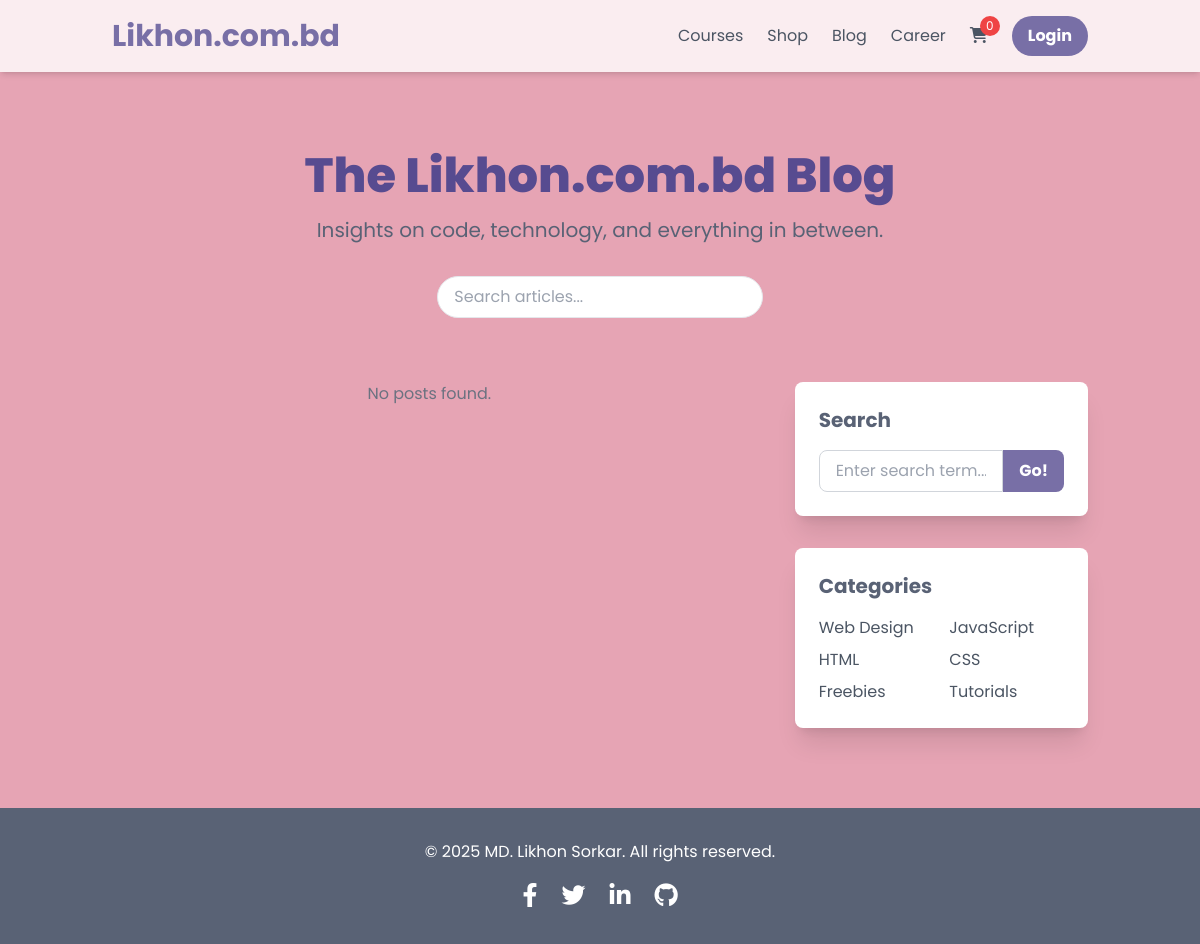
/blog/, run on an earlier commit of the app's database.
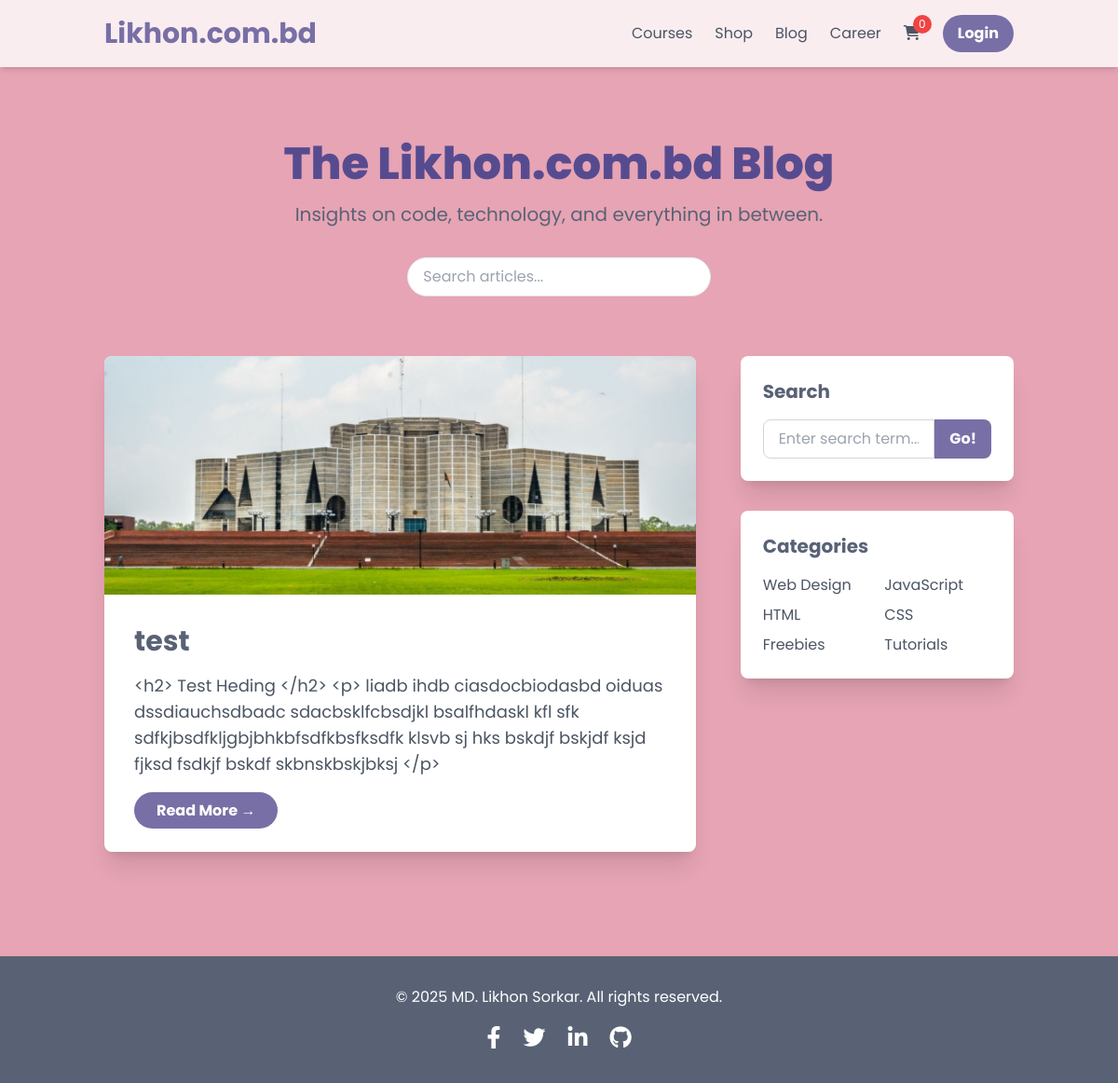
And on a later commit of the database.
### blog/models.py (models this page shows, shortened)
class Post(models.Model):
    title = models.CharField(max_length=200)
    slug = models.SlugField(unique=True, max_length=200, blank=True)
    content = models.TextField()
    author = models.ForeignKey(User, on_delete=models.CASCADE)
    featured_image = models.ImageField(upload_to='post_images/', blank=True, null=True)
    tags = models.ManyToManyField(Tag, blank=True)
    created_at = models.DateTimeField(auto_now_add=True)
    updated_at = models.DateTimeField(auto_now=True)

### blog/views.py (the view)
# urls.py: path('', blog_list, name='blog'),
def blog_list(request):
    query = request.GET.get('q')
    if query:
        posts = Post.objects.filter(Q(title__icontains=query) | Q(content__icontains=query)).order_by('-created_at')
    else:
        posts = Post.objects.all().order_by('-created_at')
    return render(request, 'blog/index.html', {'posts': posts})

### blog/templates/blog/index.html (shortened to what this page needs)
{% include "header.html" %}
<main class="py-20">
    <div class="container mx-auto px-6">
        <div class="text-center mb-16">
            <h1 class="text-5xl font-extrabold text-purple-corallite">The Likhon.com.bd Blog</h1>
            <p class="text-xl text-pencil-lead mt-4">Insights on code, technology, and everything in between.</p>
            <div class="mt-8">
                <form action="{% url 'blog' %}" method="get">
                    <input type="text" name="q" placeholder="Search articles..." class="w-full md:w-1/2 lg:w-1/3 px-4 py-2 border rounded-full text-gray-700 focus:outline-none focus:ring-2 focus:ring-purple-corallite">
                </form>
            </div>
        </div>
        <div class="grid grid-cols-1 lg:grid-cols-3 gap-12">
            <div class="lg:col-span-2">
                {% if posts %}
                    {% with posts|first as featured_post %}
                    <div class="bg-white rounded-lg shadow-xl overflow-hidden mb-8">
                        {% if featured_post.featured_image %}
                        <img src="{{ featured_post.featured_image.url }}" class="w-full h-64 object-cover" alt="{{ featured_post.title }}">
                        {% endif %}
                        <div class="p-8">
                            <h2 class="text-3xl font-bold text-pencil-lead mb-4">{{ featured_post.title }}</h2>
                            <p class="text-lg text-gray-600 mb-6">{{ featured_post.content|truncatewords:30 }}</p>
                            <a href="{% url 'blog_detail' featured_post.slug %}" class="bg-purple-mountain-majesty hover:bg-purple-corallite text-white font-bold py-2 px-6 rounded-full transition duration-300">Read More &rarr;</a>
                        </div>
                    </div>
                    {% endwith %}
                {% else %}
                    <p class="text-center text-gray-500">No posts found.</p>
                {% endif %}
            </div>
            {% include "blog/sidebar.html" %}
        </div>
    </div>
</main>
{% include "footer.html" %}

### core/templates/header.html (shortened to what this page needs)
{% load static %}
<!DOCTYPE html>
<html lang="en" class="scroll-smooth">
<head>
    <script src="https://cdn.tailwindcss.com"></script>
    <link rel="stylesheet" href="https://cdnjs.cloudflare.com/ajax/libs/font-awesome/6.1.1/css/all.min.css">
    <link href="https://unpkg.com/aos@2.3.1/dist/aos.css" rel="stylesheet">
</head>
<body class="bg-porcelain-rose text-pencil-lead">
<header class="bg-white/80 backdrop-blur-md shadow-md sticky top-0 z-50">
    <nav class="container mx-auto px-6 py-4 flex justify-between items-center">
        <a class="text-3xl font-bold text-purple-mountain-majesty" href="{% url 'homepage' %}">Likhon.com.bd</a>
        {% if user.is_authenticated %}
        <div id="auth-menu" class="hidden lg:flex items-center space-x-6">
            <a href="{% url 'author_dash' %}" class="text-gray-600 hover:text-purple-mountain-majesty transition">Dashboard</a>
            <a href="{% url 'working' %}" class="text-gray-600 hover:text-purple-mountain-majesty transition">Profile</a>
            <a href="{% url 'blog' %}" class="text-gray-600 hover:text-purple-mountain-majesty transition">Blog</a>
            <a href="{% url 'career' %}" class="text-gray-600 hover:text-purple-mountain-majesty transition">Career</a>
            <a href="{% url 'logout' %}" class="bg-red-500 hover:bg-red-600 text-white font-bold py-2 px-4 rounded-full transition duration-300">Logout</a>
        </div>
        <div id="auth-mobile-menu" class="lg:hidden hidden bg-white/90 backdrop-blur-md shadow-md">
            <a href="{% url 'author_dash' %}" class="block px-6 py-3 text-gray-700 hover:text-purple-mountain-majesty">Dashboard</a>
            <a href="{% url 'working' %}" class="block px-6 py-3 text-gray-700 hover:text-purple-mountain-majesty">Profile</a>
            <a href="{% url 'blog' %}" class="text-gray-600 hover:text-purple-mountain-majesty transition">Blog</a>
            <a href="{% url 'career' %}" class="text-gray-600 hover:text-purple-mountain-majesty transition">Career</a>
            <a href="{% url 'logout' %}" class="block px-6 py-3 bg-red-500 text-white font-bold rounded-md m-3 text-center hover:bg-red-600">Logout</a>
        </div>
        {% else %}
        <div id="menu" class="hidden lg:flex items-center space-x-6">
            <a href="{% url 'noaccess' %}" class="text-gray-600 hover:text-purple-mountain-majesty transition">Courses</a>
            <a href="{% url 'working' %}" class="text-gray-600 hover:text-purple-mountain-majesty transition">Shop</a>
            <a href="{% url 'blog' %}" class="text-gray-600 hover:text-purple-mountain-majesty transition">Blog</a>
            <a href="{% url 'career' %}" class="text-gray-600 hover:text-purple-mountain-majesty transition">Career</a>
            <a href="{% url 'working' %}" class="text-gray-600 hover:text-purple-mountain-majesty transition relative">
                <i class="fas fa-shopping-cart"></i>
                <span id="cart-count" class="absolute -top-2 -right-3 bg-red-500 text-white text-xs rounded-full h-5 w-5 flex items-center justify-center">0</span>
            </a>
            <a href="{% url 'signin' %}" class="bg-purple-mountain-majesty hover:bg-purple-corallite text-white font-bold py-2 px-4 rounded-full transition duration-300">Login</a>
        </div>
        {% endif %}
    </nav>
</header>

### blog/templates/blog/sidebar.html
                <div>
                    <div class="bg-white rounded-lg shadow-xl p-6 mb-8">
                        <h4 class="text-xl font-bold text-pencil-lead mb-4">Search</h4>
                        <div class="flex">
                            <input class="w-full px-4 py-2 border border-gray-300 rounded-l-lg focus:outline-none focus:ring-2 focus:ring-purple-mountain-majesty" type="text" placeholder="Enter search term...">
                            <button class="bg-purple-mountain-majesty hover:bg-purple-corallite text-white font-bold py-2 px-4 rounded-r-lg" type="button">Go!</button>
                        </div>
                    </div>
                    <div class="bg-white rounded-lg shadow-xl p-6">
                        <h4 class="text-xl font-bold text-pencil-lead mb-4">Categories</h4>
                        <div class="grid grid-cols-2 gap-4">
                            <ul class="space-y-2">
                                <li><a href="#!" class="text-gray-600 hover:text-purple-mountain-majesty">Web Design</a></li>
                                <li><a href="#!" class="text-gray-600 hover:text-purple-mountain-majesty">HTML</a></li>
                                <li><a href="#!" class="text-gray-600 hover:text-purple-mountain-majesty">Freebies</a></li>
                            </ul>
                            <ul class="space-y-2">
                                <li><a href="#!" class="text-gray-600 hover:text-purple-mountain-majesty">JavaScript</a></li>
                                <li><a href="#!" class="text-gray-600 hover:text-purple-mountain-majesty">CSS</a></li>
                                <li><a href="#!" class="text-gray-600 hover:text-purple-mountain-majesty">Tutorials</a></li>
                            </ul>
                        </div>
                    </div>
                </div>

### core/templates/footer.html (shortened to what this page needs)
{% load static %}
    <footer class="bg-pencil-lead text-white text-center py-8">
        <div class="container mx-auto px-6">
            <p class="mb-4">&copy; 2025 MD. Likhon Sorkar. All rights reserved.</p>
            <div class="flex justify-center space-x-6">
                <a href="https://www.facebook.com/www.likhon.com.bd/" class="text-white hover:text-squeaky transition text-2xl"><i class="fab fa-facebook-f"></i></a>
                <a href="https://x.com/officiallikhon" class="text-white hover:text-squeaky transition text-2xl"><i class="fab fa-twitter"></i></a>
                <a href="https://www.linkedin.com/in/likhonsorkar/" class="text-white hover:text-squeaky transition text-2xl"><i class="fab fa-linkedin-in"></i></a>
                <a href="https://github.com/likhonsorkar" class="text-white hover:text-squeaky transition text-2xl"><i class="fab fa-github"></i></a>
            </div>
        </div>
    </footer>
</body>
</html>

### core/templates/header.html (style rules this page uses)
body { font-family: 'Poppins', sans-serif; }

What changed in the data, as far as the page shows it:
added Post: featured_image (picture), title "test", content "<h2> Test Heding </h2> <p> liadb ihdb ciasdocbiodasbd oiduas dssdiauchsdbadc sdacbsklfcbsdjkl bsalfhdaskl kfl sfk sdfkjbsdfkljgbjbhkbfsdfkbsfksdfk klsvb sj hks bskdjf bskjdf ksjd fjksd fsdkjf bskdf skbnskbskjbksj </p>"
Also different on the page:
text no longer shown: "No posts found."
text now shown: "Read More →"
